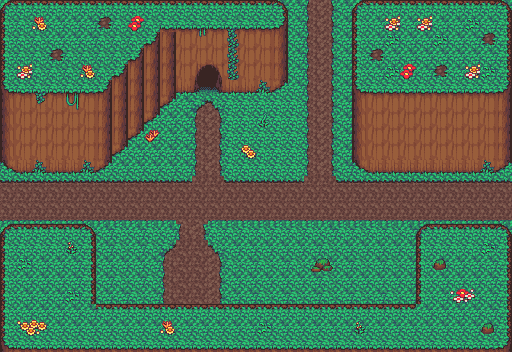

Below is a game level as drawn by its tile map, then a one-line description and the .tmx that defines it (tile-layer data replaced by summaries):
An orthogonal 32x22 tile map with 16x16 px tiles, 3 tile layers (Below Player, World, Above Player).

<map version="1.2" tiledversion="1.3.1" orientation="orthogonal" renderorder="right-down" compressionlevel="0" width="32" height="22" tilewidth="16" tileheight="16" infinite="0" nextlayerid="4" nextobjectid="1">
 <editorsettings>
  <export target="Overworld.json" format="json" />
 </editorsettings>
 <tileset firstgid="1" source="../tilesets/OverworldGreens.tsx" />
 <layer id="2" name="Below Player" width="32" height="22">
  <data>[704 cells, 333 non-empty, 14 distinct tile ids]</data>
 </layer>
 <layer id="1" name="World" width="32" height="22">
  <data>[704 cells, 417 non-empty, 30 distinct tile ids]</data>
 </layer>
 <layer id="3" name="Above Player" width="32" height="22">
  <data>[704 cells, 44 non-empty, 20 distinct tile ids]</data>
 </layer>
</map>
